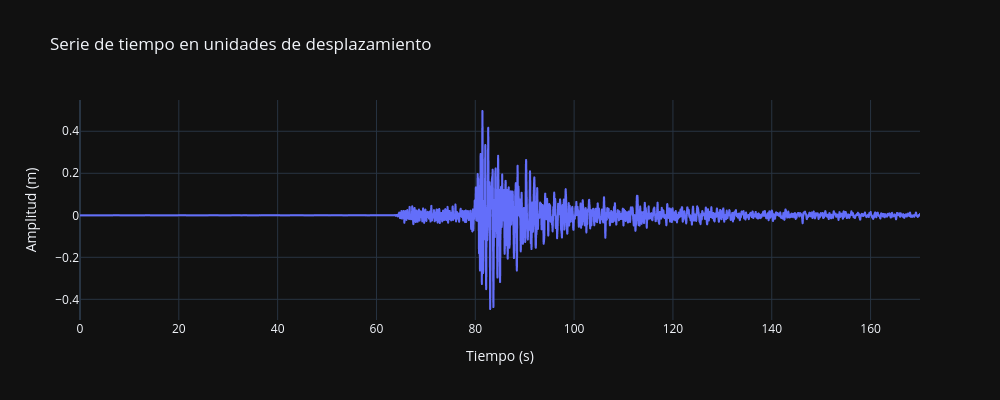

Notebook cell for this chart:
### Code cell
fig = px.line(data_frame=df, x="t", y="amp", width=1000, height=400,
              title='Serie de tiempo en unidades de desplazamiento',
              labels={
                     "t": "Tiempo (s)",
                     "amp": "Amplitud (m)"})
fig.show()

### Figure 1 — Plotly figure (JSON) as saved in the notebook; plotly's stock layout.template omitted (floating-point values rounded to 4 significant figures; data arrays with more than 128 entries replaced by an {"elided": "..."} marker saying what was removed)
{"data": [{"hovertemplate": "Tiempo (s)=%{x}<br>Amplitud (m)=%{y}<extra></extra>", "legendgroup": "", "line": {"color": "#636efa", "dash": "solid"}, "marker": {"symbol": "circle"}, "mode": "lines", "name": "", "showlegend": false, "x": {"elided": "17001 float values"}, "xaxis": "x", "y": {"elided": "17001 float values"}, "yaxis": "y", "type": "scattergl"}], "layout": {"xaxis": {"anchor": "y", "domain": [0.0, 1.0], "title": {"text": "Tiempo (s)"}}, "yaxis": {"anchor": "x", "domain": [0.0, 1.0], "title": {"text": "Amplitud (m)"}}, "legend": {"tracegroupgap": 0}, "title": {"text": "Serie de tiempo en unidades de desplazamiento"}, "height": 400, "width": 1000}}
